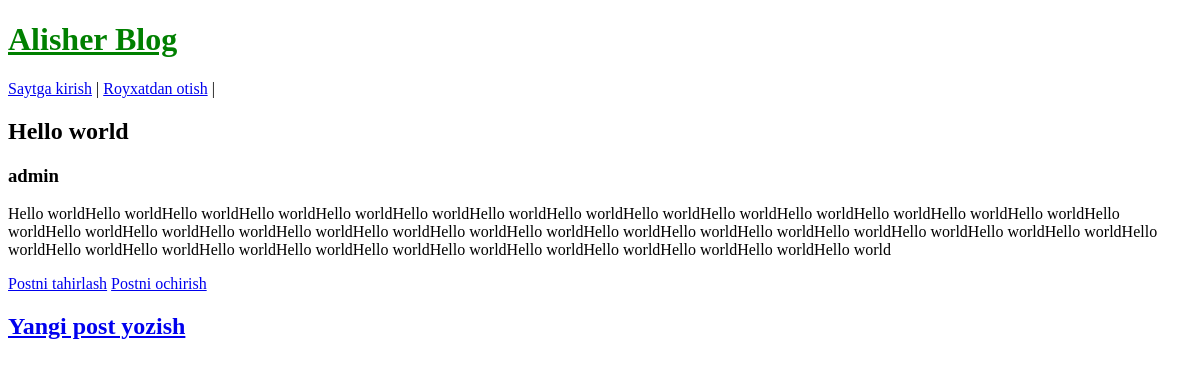
The page /post/1 on the database as committed earlier.
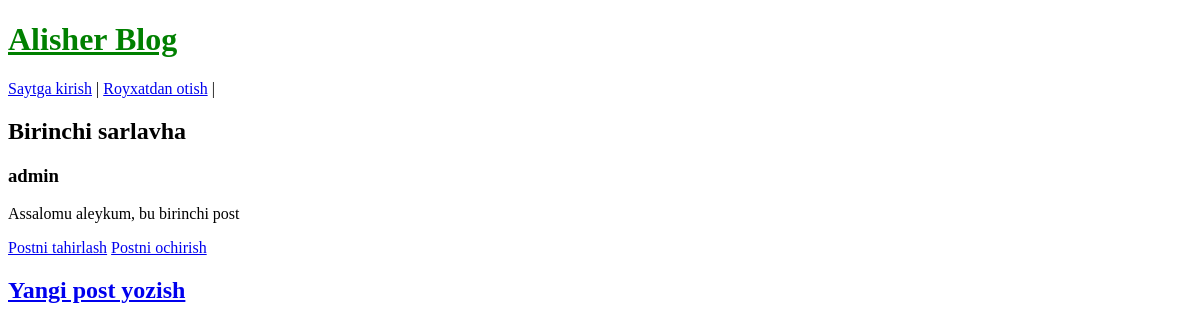
The same page on the database as committed later.
### blog/models.py (models this page shows, shortened)
class Post(models.Model):
    title = models.CharField(max_length=200)
    author = models.ForeignKey(
        'auth.User',
        on_delete=models.CASCADE
    )
    body = models.TextField()

### blog/views.py (the view)
# urls.py: path('post/<int:pk>', BlogDetailView.as_view(), name='post_detail'),
class BlogDetailView(DetailView):
    model = Post
    template_name = 'post_detail.html'

### templates/post_detail.html
{% extends "base.html" %}
{% block content %}
        <div class = "post-entry">
            <h2>{{ post.title }}</h2>
            <h3> {{ post.author }}</h3>
            <p>{{ post.body }}</p>
        </div>
    <a href="{% url "post_edit" post.pk %}"> Postni tahirlash</a>
    <a href="{% url "post_delete" post.pk %}"> Postni ochirish</a>
{% endblock content %}

Rows that differ between the two databases and show on the page:
changed Post "admin": title "Hello world" → "Birinchi sarlavha"; body "Hello worldHello worldHello worldHello worldHello worldHello worldHello worldHello worldHello worldHello worldHello worldHello worldHello worldHello worldHello worldHello worldHello worldHello worldHello worldHello worldHello worldHello worldHello worldHello worldHello worldHello worldHello worldHello worldHello worldHello worldHello worldHello worldHello worldHello worldHello worldHello worldHello worldHello worldHello worldHello worldHello world" → "Assalomu aleykum, bu birinchi post"
